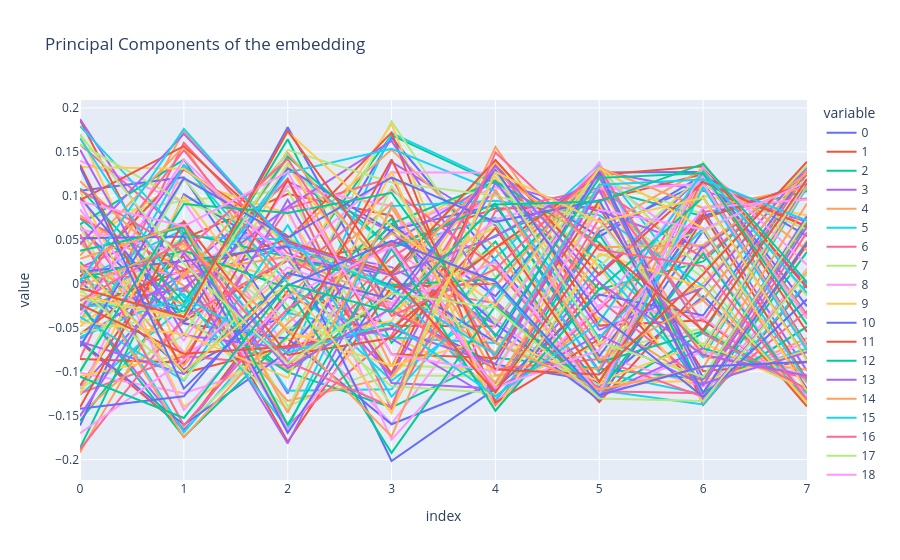

The notebook cell saved with this chart:
### Code cell
U, S, Vh = torch.svd(W_E)
line(U[:, :8].T, title="Principal Components of the embedding", xaxis="Input Vocabulary")
